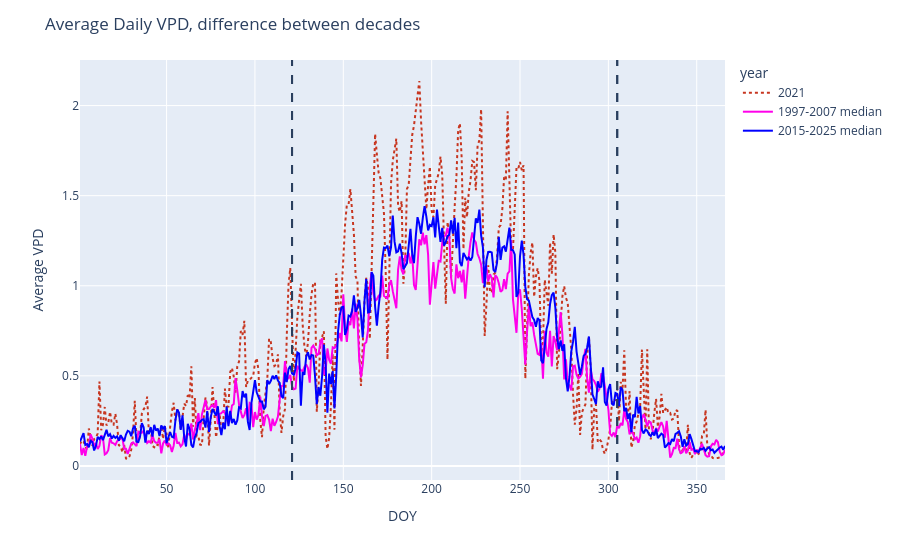

This figure's notebook cell:
### Code cell
median_avg_vpd_1997_2007 = calculate_median_df(grouped_weather, "avg_vpd", list(range(1997, 2007 + 1)))
median_avg_vpd_2015_2025 = calculate_median_df(grouped_weather, "avg_vpd", list(range(2015, 2025 +1)))

fig_medians = create_annual_lineplot(grouped_weather, vpd_column='avg_vpd', year_list=[2021], highlight_year='2021', highlight_dash='dot')
fig_medians.add_scatter(
    x=median_avg_vpd_1997_2007["DOY"],
    y=median_avg_vpd_1997_2007["doy_median"],
    mode='lines',
    line=dict(color="#ff00ea", width=2),
    name='1997-2007 median'
)
fig_medians.add_scatter(
    x=median_avg_vpd_2015_2025["DOY"],
    y=median_avg_vpd_2015_2025["doy_median"],
    mode='lines',
    line=dict(color="blue", width=2),
    name='2015-2025 median'
)

fig_medians.add_vline(x='121', line_dash='dash')
fig_medians.add_vline(x='305', line_dash='dash')
fig_medians.update_layout(title='Average Daily VPD, difference between decades', xaxis_title='DOY', yaxis_title='Average VPD')
fig_medians.show()

### Figure 1 — Plotly figure (JSON) as saved in the notebook; plotly's stock layout.template omitted (floating-point values rounded to 4 significant figures; data arrays with more than 128 entries replaced by an {"elided": "..."} marker saying what was removed)
{"data": [{"hovertemplate": "year=2021<br>DOY=%{x}<br>avg_vpd=%{y}<extra></extra>", "legendgroup": "2021", "line": {"color": "#c73620", "dash": "dot"}, "marker": {"symbol": "circle"}, "mode": "lines", "name": "2021", "orientation": "v", "showlegend": true, "type": "scatter", "x": {"elided": "365 int values"}, "xaxis": "x", "y": {"elided": "365 float values"}, "yaxis": "y"}, {"line": {"color": "#ff00ea", "width": 2}, "mode": "lines", "name": "1997-2007 median", "type": "scatter", "x": {"elided": "366 int values"}, "y": {"elided": "366 float values"}}, {"line": {"color": "blue", "width": 2}, "mode": "lines", "name": "2015-2025 median", "type": "scatter", "x": {"elided": "366 int values"}, "y": {"elided": "366 float values"}}], "layout": {"legend": {"title": {"text": "year"}, "tracegroupgap": 0}, "margin": {"t": 60}, "shapes": [{"line": {"dash": "dash"}, "type": "line", "x0": "121", "x1": "121", "xref": "x", "y0": 0, "y1": 1, "yref": "y domain"}, {"line": {"dash": "dash"}, "type": "line", "x0": "305", "x1": "305", "xref": "x", "y0": 0, "y1": 1, "yref": "y domain"}, {"line": {"dash": "dash"}, "type": "line", "x0": "121", "x1": "121", "xref": "x", "y0": 0, "y1": 1, "yref": "y domain"}, {"line": {"dash": "dash"}, "type": "line", "x0": "305", "x1": "305", "xref": "x", "y0": 0, "y1": 1, "yref": "y domain"}], "title": {"text": "Average Daily VPD, difference between decades"}, "xaxis": {"anchor": "y", "domain": [0, 1], "title": {"text": "DOY"}}, "yaxis": {"anchor": "x", "domain": [0, 1], "title": {"text": "Average VPD"}}}}
